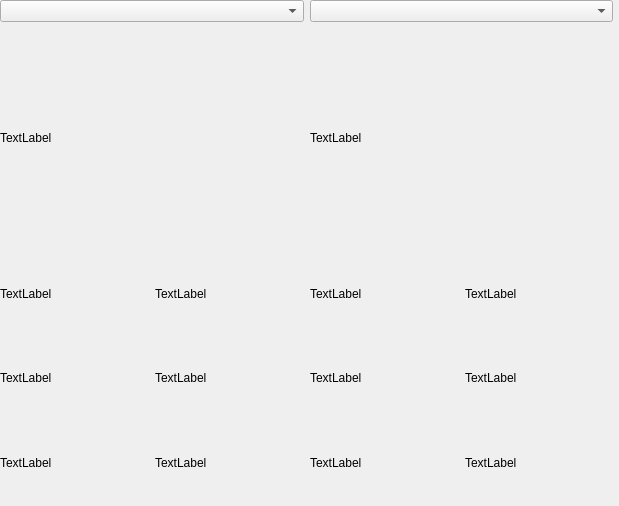
<?xml version="1.0" encoding="UTF-8"?>
<ui version="4.0">
 <class>Porownaj</class>
 <widget class="QDialog" name="Porownaj">
  <property name="geometry">
   <rect>
    <x>0</x>
    <y>0</y>
    <width>619</width>
    <height>506</height>
   </rect>
  </property>
  <property name="windowTitle">
   <string>Dialog</string>
  </property>
  <widget class="QWidget" name="verticalLayoutWidget">
   <property name="geometry">
    <rect>
     <x>0</x>
     <y>0</y>
     <width>304</width>
     <height>502</height>
    </rect>
   </property>
   <layout class="QVBoxLayout" name="verticalLayout">
    <item>
     <layout class="QVBoxLayout" name="verticalLayout_3">
      <item>
       <widget class="QComboBox" name="comboBox"/>
      </item>
      <item>
       <widget class="QLabel" name="label">
        <property name="text">
         <string>TextLabel</string>
        </property>
       </widget>
      </item>
     </layout>
    </item>
    <item>
     <layout class="QGridLayout" name="gridLayout">
      <item row="0" column="1">
       <widget class="QLabel" name="label_6">
        <property name="text">
         <string>TextLabel</string>
        </property>
       </widget>
      </item>
      <item row="2" column="1">
       <widget class="QLabel" name="label_8">
        <property name="text">
         <string>TextLabel</string>
        </property>
       </widget>
      </item>
      <item row="1" column="0">
       <widget class="QLabel" name="label_5">
        <property name="text">
         <string>TextLabel</string>
        </property>
       </widget>
      </item>
      <item row="1" column="1">
       <widget class="QLabel" name="label_7">
        <property name="text">
         <string>TextLabel</string>
        </property>
       </widget>
      </item>
      <item row="2" column="0">
       <widget class="QLabel" name="label_4">
        <property name="text">
         <string>TextLabel</string>
        </property>
       </widget>
      </item>
      <item row="0" column="0">
       <widget class="QLabel" name="label_3">
        <property name="text">
         <string>TextLabel</string>
        </property>
       </widget>
      </item>
     </layout>
    </item>
   </layout>
  </widget>
  <widget class="QWidget" name="verticalLayoutWidget_2">
   <property name="geometry">
    <rect>
     <x>310</x>
     <y>0</y>
     <width>303</width>
     <height>502</height>
    </rect>
   </property>
   <layout class="QVBoxLayout" name="verticalLayout_2">
    <item>
     <layout class="QVBoxLayout" name="verticalLayout_5">
      <item>
       <widget class="QComboBox" name="comboBox_2"/>
      </item>
      <item>
       <widget class="QLabel" name="label_2">
        <property name="text">
         <string>TextLabel</string>
        </property>
       </widget>
      </item>
     </layout>
    </item>
    <item>
     <layout class="QGridLayout" name="gridLayout_2">
      <item row="0" column="0">
       <widget class="QLabel" name="label_9">
        <property name="text">
         <string>TextLabel</string>
        </property>
       </widget>
      </item>
      <item row="1" column="0">
       <widget class="QLabel" name="label_11">
        <property name="text">
         <string>TextLabel</string>
        </property>
       </widget>
      </item>
      <item row="2" column="0">
       <widget class="QLabel" name="label_10">
        <property name="text">
         <string>TextLabel</string>
        </property>
       </widget>
      </item>
      <item row="0" column="1">
       <widget class="QLabel" name="label_12">
        <property name="text">
         <string>TextLabel</string>
        </property>
       </widget>
      </item>
      <item row="1" column="1">
       <widget class="QLabel" name="label_13">
        <property name="text">
         <string>TextLabel</string>
        </property>
       </widget>
      </item>
      <item row="2" column="1">
       <widget class="QLabel" name="label_14">
        <property name="text">
         <string>TextLabel</string>
        </property>
       </widget>
      </item>
     </layout>
    </item>
   </layout>
  </widget>
 </widget>
 <resources/>
 <connections/>
</ui>
